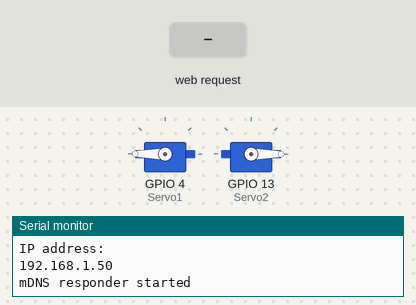
A sketch run on a simulated ESP8266 (NodeMCU). Shown: 2 × servo, the last lines printed to the serial monitor. The test bench sets the inputs (shaded band). WiFi joins after 1.5 s; servers stay silent unless stated.

Above: at 4.3 s.
4.4 s: HTTP request GET /servo/0 received
5.9 s: HTTP request GET /servo/1 received
At 7.0 s:
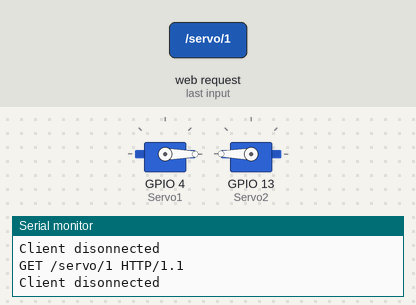
Timing chart, 0 to 8.9 s (numbered marks = the images above; inputs shaded):
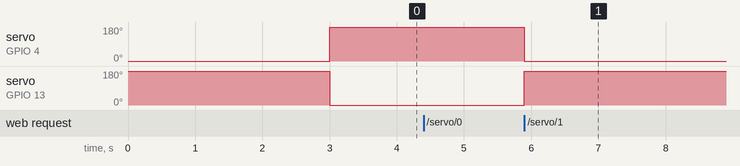

Measured:
- after the input at 5.9 s, servo on GPIO 4 (Servo1): 180° → 0° at once; servo on GPIO 13 (Servo2): 0° → 180° at once

The sketch:

esp8266_lights.ino
```cpp
#include <Servo.h>
#include <ESP8266WiFi.h>
#include <ESP8266mDNS.h>

Servo Servo1;
Servo Servo2;

const char WiFiSSID[] = "SOC-LAB";
const char WiFiPSK[] = "itpsecurity";

WiFiServer server(80);

void setup() {
  initHardware();
  connectWiFi();
  server.begin();
  setupMDNS();
}
void loop(){
    // Check if a client has connected
  WiFiClient client = server.available();
  if (!client) {
    return;
  }

  String req = client.readStringUntil('\r');
  Serial.println(req);
  client.flush();

  int lightStatus = -1;

  if (req.indexOf("/servo/0") != -1) {
    lightStatus = 0;
    turnOff();
  }
  else if (req.indexOf("/servo/1") != -1) {
    lightStatus = 1;
    turnOn();
  }

  client.flush();

  // Prepare the response. Start with the common header:
  String s = "HTTP/1.1 200 OK\r\n";
  s += "Content-Type: text/html\r\n\r\n";
  s += "<!DOCTYPE HTML>\r\n<html>\r\n";

  // If we're setting the LED, print out a message saying we did
  if (lightStatus >= 0)
  {
    s += "The lights are now ";
    if(lightStatus == 0) {
      s += "off!";
    }
    else if(lightStatus == 1) {
      s += "on!";
    }
    else {
      s += "idk!";
    }
    s += "<br> <a href=/> home </a>";
  }
  else
  {
    s += "<script src='https://code.jquery.com/jquery-3.3.1.min.js'></script>";
    s += "<link rel='stylesheet' href='https://maxcdn.bootstrapcdn.com/bootstrap/3.3.7/css/bootstrap.min.css'>";
    s += "<script>function turnOn() { $.get('/servo/1'); $('.lightStatus').text('Lights are on!') }; function turnOff() { $.get('servo/0'); $('.lightStatus').text('Lights are off!'); };</script>";
    s += "<div class='container'><div class='jumbotron'>";
    s += "<h1>Control the lights in the SOC!</h1><div class='text-right'><i>What a great idea</i></div></div><br><br>";
    s += "Turn lights <button class='btn btn-primary' onclick='turnOn()'> On </button> or <button onclick='turnOff()' class='btn btn-warning'> Off </button> <br><br><br>";
    s += "<div class='lightStatus'></div></div>";
  }
  s += "</html>\n";

  // Send the response to the client
  client.print(s);
  delay(1);
  Serial.println("Client disonnected");
  // The client will actually be disconnected
  // when the function returns and 'client' object is detroyed
}

void connectWiFi()
{
  Serial.println();
  Serial.println("Connecting to: " + String(WiFiSSID));

  // Set WiFi mode to station (as opposed to AP or AP_STA)
  WiFi.mode(WIFI_STA);

  // WiFI.begin([ssid], [passkey]) initiates a WiFI connection
  // to the stated [ssid], using the [passkey] as a WPA, WPA2,
  // or WEP passphrase.
  WiFi.begin(WiFiSSID, WiFiPSK);

  // Use the WiFi.status() function to check if the ESP8266
  // is connected to a WiFi network.
  while (WiFi.status() != WL_CONNECTED)
  {
    turnOn();
    delay(3000);
    turnOff();

    // Delays allow the ESP8266 to perform critical tasks
    // defined outside of the sketch. These tasks include
    // setting up, and maintaining, a WiFi connection.
    delay(100);
    // Potentially infinite loops are generally dangerous.
    // Add delays -- allowing the processor to perform other
    // tasks -- wherever possible.
  }
  Serial.println("WiFi connected");
  Serial.println("IP address: ");
  Serial.println(WiFi.localIP());
}

void turnOn() {
  Servo1.write(0);
  Servo2.write(180);
}

void turnOff() {
  Servo1.write(180);
  Servo2.write(0);
}

void initHardware()
{
  Serial.begin(9600);
  Servo1.attach(4);
  Servo2.attach(13);
}

void setupMDNS()
{
  if (!MDNS.begin("LIGHT_SWITCH_SERVOS"))
  {
    Serial.println("Error setting up MDNS responder!");
    while(1) {
      delay(1000);
    }
  }
  Serial.println("mDNS responder started");

}
```
